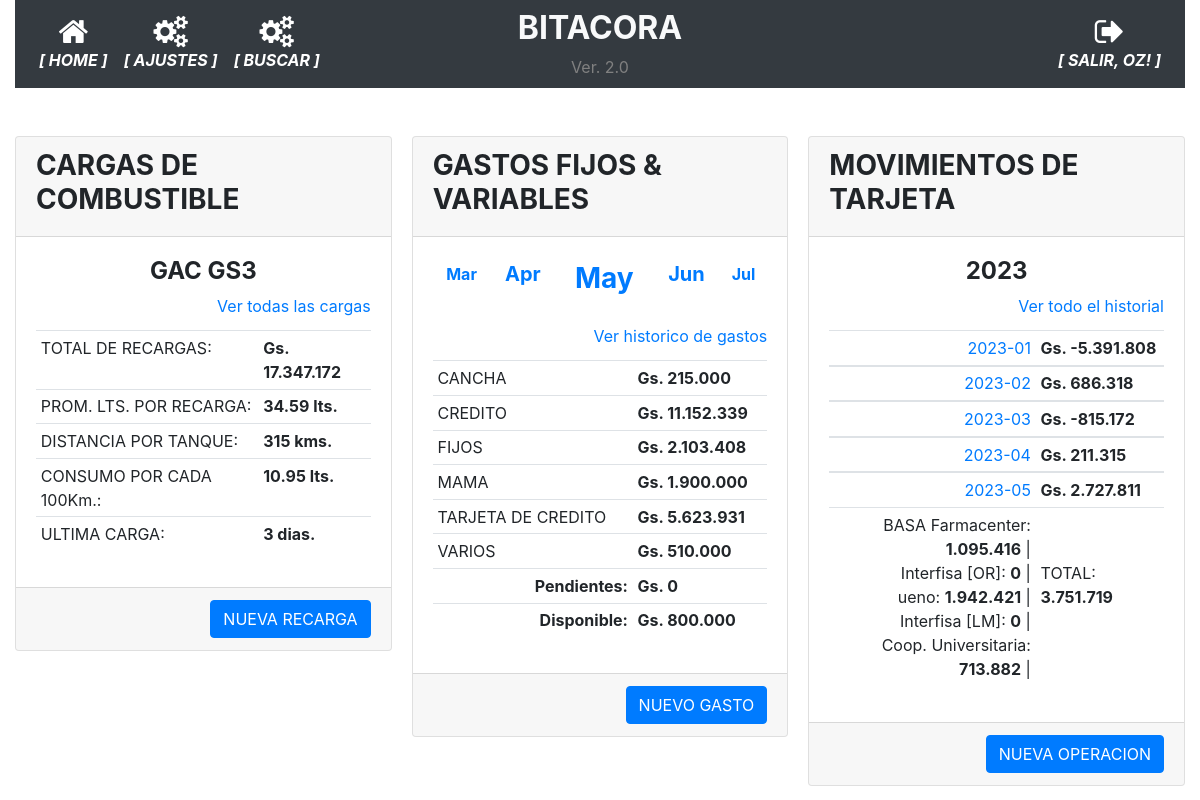
The app's page /index (signed in) with its own data.
### app/models.py (models this page shows, shortened)
class User(UserMixin, db.Model):
    id = db.Column(db.Integer, primary_key=True)
    username = db.Column(db.String(64), index=True, unique=True)
    email = db.Column(db.String(120), index=True, unique=True)
    password_hash = db.Column(db.String(128))
    perfil = db.Column(db.String(128))

class AgrupadorGastos(db.Model):
    __tablename__='agrupador_gastos'
    id = db.Column(db.Integer, primary_key=True)
    agrupador = db.Column(db.String(100), nullable=False)

class Tarjetas(db.Model):
    __tablename__='tarjetas'
    id = db.Column(db.Integer, primary_key=True)
    banco = db.Column(db.String(100), nullable=False)
    numero = db.Column(db.String(100), nullable=False)
    vencimiento = db.Column(db.String(10), nullable=False)
    estado = db.Column(db.Boolean, server_default=u'False')

### app/routes.py (the view)
@app.route('/')
@app.route('/index', methods=['GET', 'POST'])
@login_required
def index():
    form = FormularioCombustible()
    cargas = Cargas.query.all()
    anno = datetime.now().strftime("%Y")
    fechas_referencia = {'mes_anterior_2':datetime.now()-relativedelta(months=2), 'mes_anterior':datetime.now()-relativedelta(months=1), 'fecha_actual':datetime.now(),  'mes_siguiente':datetime.now()+relativedelta(months=1), 'mes_siguiente_2':datetime.now()+relativedelta(months=2)}
    referencias_principales = referencias_vehiculo(cargas)
    balance_movimientos, balance_mensual = balance_cuenta()
    saldo_atlas = balance_cuenta_puntual(movimientos_tarjeta(1))
    saldo_basa = balance_cuenta_puntual(movimientos_tarjeta(2))
    saldo_interfisa = balance_cuenta_puntual(movimientos_tarjeta(3))
    gastos = db.session.query(AgrupadorGastos.agrupador.label('acreedor'), func.sum(GastosFijos.monto).label('total')).join(AgrupadorGastos).group_by(AgrupadorGastos.agrupador).filter(func.strftime("%Y-%m", GastosFijos.fecha_pagar)==fechas_referencia['fecha_actual'].strftime('%Y-%m')).all()
    credito, pendientes, pagadas = calcular_disponibilidad(fechas_referencia['fecha_actual'].strftime('%Y-%m'))
    disponibilidad = credito - pagadas
    balance=balances_tarjetas()
    id_tarjeta = db.session.query(Tarjetas.banco).filter(Tarjetas.estado==True).first()
    return render_template('home.html',  form=form, **referencias_principales, movimientos=balance_mensual, anno=anno, fechas_referencia=fechas_referencia, balance_movimientos=balance_movimientos, gastos=gastos, total_gasto=pendientes, saldo_atlas=saldo_atlas, saldo_basa=saldo_basa, saldo_interfisa=saldo_interfisa, disponibilidad=disponibilidad, balance=balance, id_tarjeta=id_tarjeta[0]) #usar ** permite que se manipule la variable directamente en el DOM

### app/models.py (called while the page is built)
@login.user_loader
def load_user(id):
    return User.query.get(int(id))

### app/utilitarios.py (called while the page is built)
def balance_cuenta_puntual(movimientos):
    sum_montos = 0
    for movimiento in movimientos:
        if movimiento.id_tipo_movimiento == 10 or movimiento.id_tipo_movimiento == 18:
            sum_montos -= movimiento.monto_operacion
        else:
            sum_montos += movimiento.monto_operacion
    return sum_montos

def movimientos_tarjeta(id, mes=0):
    if mes==0:
        return dbmodel.session.query(Movimientos).filter(Movimientos.id_tarjeta==id).order_by(Movimientos.fecha_operacion).all()
    return dbmodel.session.query(Movimientos).filter(Movimientos.id_tarjeta==id).filter(func.strftime("%Y-%m", Movimientos.fecha_operacion)==mes).order_by(Movimientos.fecha_operacion).all()

def balances_tarjetas():
    saldos=[]
    for tarjeta in dbmodel.session.query(Tarjetas).filter(Tarjetas.estado==True).all():
        compras, pagos, descuentos, intereses = balance_puntual_tarjeta(tarjeta.id)
        saldos.append({'banco': tarjeta.banco, 'compras': compras, 'pagos': pagos, 'descuentos': descuentos, 'balance': compras-pagos-descuentos})
    return saldos

### app/templates/home.html (shortened to what this page needs)
{% extends "base.html" %}
{% block main %}
<form action="{{ url_for('nueva_recarga') }}" method="post">
    <br>
    <div class="card-columns">
        <div class="card">
            <div class="card-header">
                <h3><strong>CARGAS DE COMBUSTIBLE</strong></h3>
            </div>
            <div class="card-body">
                <div class="card-title">
                    <h4 class="card-text text-center"><strong>{{ vehiculo }}</strong></h4>
                    <div class="card-text text-right">
                        <a href="{{ url_for('recargas') }}" class="card-link">Ver todas las cargas</a>
                    </div>
                </div>
                <div>
                    <table class="table table-sm">
                        <tr><td>TOTAL DE RECARGAS:</td><td><strong>{{ "Gs. {:,.0f}".format(suma_total_cargas).replace(",", ".") }}</strong></td></tr>
                        <tr><td>PROM. LTS. POR RECARGA:</td><td><strong>{{ '%0.2f'|format(promedio_litros_por_recarga|float) }} lts.</strong></td></tr>
                        <tr><td>DISTANCIA POR TANQUE:</td><td><strong>{{ promedio_recorrido_por_tanque }} kms.</strong></td></tr>
                        <tr><td>CONSUMO POR CADA 100Km.:</td><td><strong>{{ '%0.2f'|format(consumo_por_100km|float) }} lts.</strong></td></tr>
                        <tr><td>ULTIMA CARGA:</td><td><strong>{{ promedio_dias_carga }} dias.</strong></td></tr>
                    </table>
                </div>
            </div>
            <div class="card-footer text-muted text-right">
                <a href="{{ url_for('nueva_recarga') }}" class="btn btn-primary">NUEVA RECARGA</a>
            </div>
        </div>
        <div class="card">
            <div class="card-header">
                <h3><strong>GASTOS FIJOS & VARIABLES</strong></h3>
            </div>
            <div class="card-body">
                <div class="card-title text-center">
                    <table class="table table-sm table-borderless">
                        <td><a href="{{ url_for('historico_gastos_detalle', periodo=fechas_referencia.mes_anterior_2.strftime('%Y-%m')) }}" class="card-link"><strong>{{ fechas_referencia.mes_anterior_2.strftime('%b') }}</strong></a></td>
                        <td><a href="{{ url_for('historico_gastos_detalle', periodo=fechas_referencia.mes_anterior.strftime('%Y-%m')) }}" class="card-link"><h5><strong>{{ fechas_referencia.mes_anterior.strftime('%b') }}</strong></a></h5></td>
                        <td><a href="{{ url_for('historico_gastos_detalle', periodo=fechas_referencia.fecha_actual.strftime('%Y-%m')) }}" class="card-link"><h3><strong>{{ fechas_referencia.fecha_actual.strftime('%b') }}</strong></h3></a></td>
                        <td><a href="{{ url_for('historico_gastos_detalle', periodo=fechas_referencia.mes_siguiente.strftime('%Y-%m')) }}" class="card-link"><h5><strong>{{ fechas_referencia.mes_siguiente.strftime('%b') }}</strong></a></h5></td>
                        <td><a href="{{ url_for('historico_gastos_detalle', periodo=fechas_referencia.mes_siguiente_2.strftime('%Y-%m')) }}" class="card-link"><strong>{{ fechas_referencia.mes_siguiente_2.strftime('%b') }}</strong></a></td>
                    </table>
                    <div class="card-text text-right">
                        <a href="{{ url_for('historico_gastos') }}" class="card-link">Ver historico de gastos</a>
                    </div>
                </div>
                <div>
                    <table class="table table-sm">
                        <tbody>
                        {% for gasto in gastos %}
                            <tr>
                                <td>{{ gasto.acreedor }}</td>
                                <td><strong>{{ "Gs. {:,.0f}".format(gasto.total).replace(",", ".") }}</strong></td>
                            </tr>
                        {% endfor %}
                        </tbody>
                        <tfoot>
                            <tr>
                                <td class="card-text text-right"><strong>Pendientes:</strong></td>
                                <td><strong>{{ "Gs. {:,.0f}".format(total_gasto).replace(",", ".") }}</strong></td>
                            </tr>
                            <tr>
                                <td class="card-text text-right"><strong>Disponible:</strong></td>
                                <td><strong>{{ "Gs. {:,.0f}".format(disponibilidad).replace(",", ".") }}</strong></td>
                            </tr>
                        </tfoot>
                    </table>
                </div>
            </div>
            <div class="card-footer text-muted text-right">
                <a href="{{ url_for('nuevo_gasto') }}" class="btn btn-primary">NUEVO GASTO</a>
            </div>
        </div>
        <div class="card">
            <div class="card-header">
                <h3><strong>MOVIMIENTOS DE TARJETA</strong></h3>
            </div>
            <div class="card-body">
                <div class="card-title">
                    <h4 class="card-text text-center"><strong>{{ fechas_referencia.fecha_actual.strftime('%Y') }}</strong></h4>
                    <div class="card-text text-right">
                        <a href="{{ url_for('historial_operacion') }}" class="card-link">Ver todo el historial</a>
                    </div>
                </div>
                <div>
                    <table class="table table-sm">
                        {% for movimiento in movimientos %}
                        <tbody>
                            <tr>
                                <td class="card-text text-right"><a href="{{ url_for('movimientos_mes', mes=movimiento[0]) }}">{{ movimiento[0] }}</a></td>
                                <td><strong>{{ "Gs. {:,.0f}".format(movimiento[1]).replace(",", ".") }}</strong></td>
                            </tr>
                        </tbody>
                        {% endfor %}
                        <tfoot>
                            <tr>
                                <td>
                                    {% for item in balance %}
                                    <div class="card-text text-right">{{ item.banco }}: <strong>{{ "{:,.0f}".format(item.balance|int).replace(",", ".") }}</strong> | </div>
                                    {% endfor %}
                                </td>
                                <td>
                                    <br><br><div>TOTAL: <strong>{{ "{:,.0f}".format(balance_movimientos|int).replace(",", ".") }}</strong></div>
                                </td>
                            </tr>
                        </tfoot>
                    </table>
                </div>
            </div>
            <div class="card-footer text-muted text-right">
                <a href="{{ url_for('nueva_operacion', tarjeta=id_tarjeta) }}" class="btn btn-primary">NUEVA OPERACION</a>
            </div>
        </div>
    </div>
{% endblock %}

### app/templates/base.html (shortened to what this page needs)
<!doctype html>
<html lang="en">
  <head>
    <link rel="stylesheet" href="https://stackpath.bootstrapcdn.com/bootstrap/4.5.0/css/bootstrap.min.css">
    <link rel="stylesheet" href="https://maxcdn.bootstrapcdn.com/font-awesome/4.4.0/css/font-awesome.min.css">
  </head>
  <body>
    <div class="container-fluid">
      <nav class="navbar navbar-expand-md navbar-dark bg-dark">
        <div class="navbar-collapse collapse w-100 order-1 order-md-0 dual-collapse2">
            <ul class="navbar-nav mr-auto text-center">
              <li class="nav-item active">
                <a href="{{ url_for('index') }}" class="nav-link d-flex flex-column">
                <i class="fa fa-home fa-2x"></i>
                <span class="d-none d-sm-inline"><i><strong>[ HOME ]</strong></i></span></a>
              </li>
              <li class="nav-item active">
                <a href="{{ url_for('parametrico') }}" class="nav-link d-flex flex-column">
                <i class="fa fa-cogs fa-2x"></i>
                <span class="d-none d-sm-inline"><i><strong>[ AJUSTES ]</strong></i></span></a>
              </li>
              <li class="nav-item active">
                <a href="{{ url_for('busqueda') }}" class="nav-link d-flex flex-column">
                <i class="fa fa-cogs fa-2x"></i>
                <span class="d-none d-sm-inline"><i><strong>[ BUSCAR ]</strong></i></span></a>
              </li>
            </ul>
        </div>
        <div class="mx-auto order-0 text-center">
            <h2 class="mx-auto text-light"><strong>BITACORA</strong></h2>
            <span style="color: grey">Ver. 2.0</span>
        </div>
        <div class="navbar-collapse collapse w-100 order-3 dual-collapse2">
            <ul class="navbar-nav ml-auto text-center">
              <li class="nav-item active">
                {% if current_user.is_anonymous %}
                  <a href="{{ url_for('logout') }}" class="nav-link d-flex flex-column">
                  <i class="fa fa-sign-in fa-2x"></i>
                  <span class="d-none d-sm-inline"><i><strong>[ ACCEDER ]</strong></i></span></a>
                {% else %}
                  <a href="{{ url_for('logout') }}" class="nav-link d-flex flex-column">
                  <i class="fa fa-sign-out fa-2x"></i>
                  <span class="d-none d-sm-inline"><i><strong>[ SALIR, {{ current_user.username | upper }}! ]</strong></i></span></a>
                {% endif %}
              </li>
            </ul>
        </div>
    </nav>
    <br>
      <div>
        {% block main %}{% endblock %}
      </div>
    </div>
  </body>
</html>

### records on screen
User: username "OZ"
AgrupadorGastos: acreedor "CANCHA", total "Gs. 215.000"
AgrupadorGastos: acreedor "CREDITO", total "Gs. 11.152.339"
AgrupadorGastos: acreedor "FIJOS", total "Gs. 2.103.408"
AgrupadorGastos: acreedor "MAMA", total "Gs. 1.900.000"
AgrupadorGastos: acreedor "TARJETA DE CREDITO", total "Gs. 5.623.931"
Tarjetas: banco "BASA Farmacenter", balance "1.095.416"
Tarjetas: banco "Interfisa [OR]", balance "0"
Tarjetas: banco "ueno", balance "1.942.421"
Tarjetas: banco "Interfisa [LM]", balance "0"
Tarjetas: banco "Coop. Universitaria", balance "713.882"

### other values on screen
{{ vehiculo }} "GAC GS3"
{{ "Gs. {:,.0f}".format(suma_total_cargas).replace(",", ".") }} "Gs. 17.347.172"
{{ '%0.2f'|format(promedio_litros_por_recarga|float) }} "34.59"
{{ promedio_recorrido_por_tanque }} "315"
{{ '%0.2f'|format(consumo_por_100km|float) }} "10.95"
{{ fechas_referencia.mes_anterior_2.strftime('%b') }} "Mar"
{{ fechas_referencia.mes_anterior.strftime('%b') }} "Apr"
{{ fechas_referencia.fecha_actual.strftime('%b') }} "May"
{{ fechas_referencia.mes_siguiente.strftime('%b') }} "Jun"
{{ fechas_referencia.mes_siguiente_2.strftime('%b') }} "Jul"
{{ gasto.acreedor }} "VARIOS"
{{ "Gs. {:,.0f}".format(gasto.total).replace(",", ".") }} "Gs. 510.000"
{{ "Gs. {:,.0f}".format(total_gasto).replace(",", ".") }} "Gs. 0"
{{ "Gs. {:,.0f}".format(disponibilidad).replace(",", ".") }} "Gs. 800.000"
{{ fechas_referencia.fecha_actual.strftime('%Y') }} "2023"
